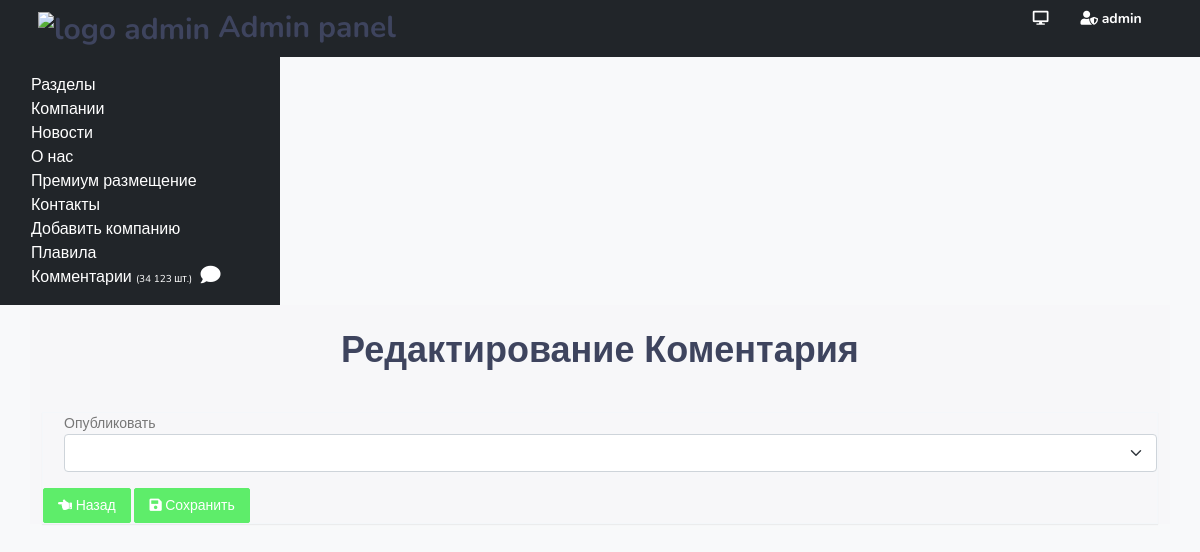
The app's page /admin/comment/edit/1 (signed in), older data.
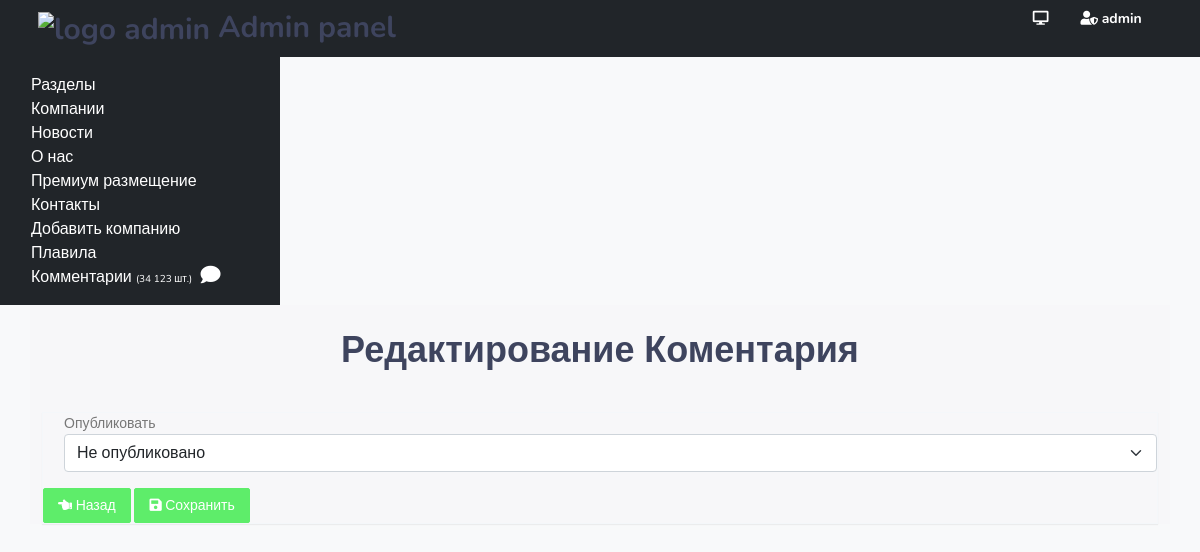
The same page, newer data.
### models.py (models this page shows)
class Comments(db.Model):
    id = db.Column(db.Integer, primary_key=True)
    name = db.Column(db.String(160))
    city = db.Column(db.String(100), nullable=True)
    email = db.Column(db.String(100), nullable=True)
    stars = db.Column(db.String(140))
    content = db.Column(db.Text)
    publish = db.Column(db.String(140))
    datetime = db.Column(db.String(100), nullable=True)
    company_id = db.Column(db.Integer, db.ForeignKey('company.id'), nullable=False)

### view.py (the view, shortened to what this page needs)
@app.route('/admin/comment/edit/<int:id>', methods=['GET', 'POST'])
@login_required
def edit_comment(id):
    comment = Comments.query.get(id)
    return render_template('admin/edit_comment.html', admin=True, comment=comment)

### templates/admin/edit_comment.html (shortened to what this page needs)
{% extends 'admin/base.html' %}
{% block content %}
<div class="row">
    <div class="col-lg-12 text-center">
        <div class="page-title-box">
            <div class="row align-items-center">
                <div class="col-md-12">
                    <h1 class="page-title m-0">Редактирование Коментария</h1>
                </div>
            </div>
        </div>
    </div>
</div>
<div class="row mt-3">
    <div class="col-lg-12">
        <form method="POST" >
            <div class="panel-body">
                <div class="row">
                    <div class="col-lg-12 ">
                        <div class="tab-content" id="myTabContent">
                            <div class="tab-pane fade show active" id="home" role="tabpanel" aria-labelledby="home-tab">
                                <div class="form-check">
<label class="form-check-label" for="flexCheckDefault">
   Опубликовать
  </label>
<select class="form-select" aria-label="Default select example" name="publish" >
<option selected>{% if comment.publish == '1' %}Опубликовано {% elif comment.publish == '0' %}Не опубликовано{% endif %}</option>
    <option value="1">ДА</option>
</select>
</div>
                        <div class="form-group mt-3">
                            <a href="{{ url_for('all_comment') }}" class="btn btn-success"> <i class="fas fa-hand-point-left"></i> Назад</a>
                            <button type="submit" class="btn btn-success">
                            <i class="fas fa-save"></i> Сохранить
                            </button>
                        </div>
                    </div>
                </div>
            </div>
            </div>
            </div>
        </form>
    </div>
</div>
{% endblock %}

Row changes from the older to the newer data that the page shows:
now on this page (row edited): Comments: publish "Не опубликовано"
